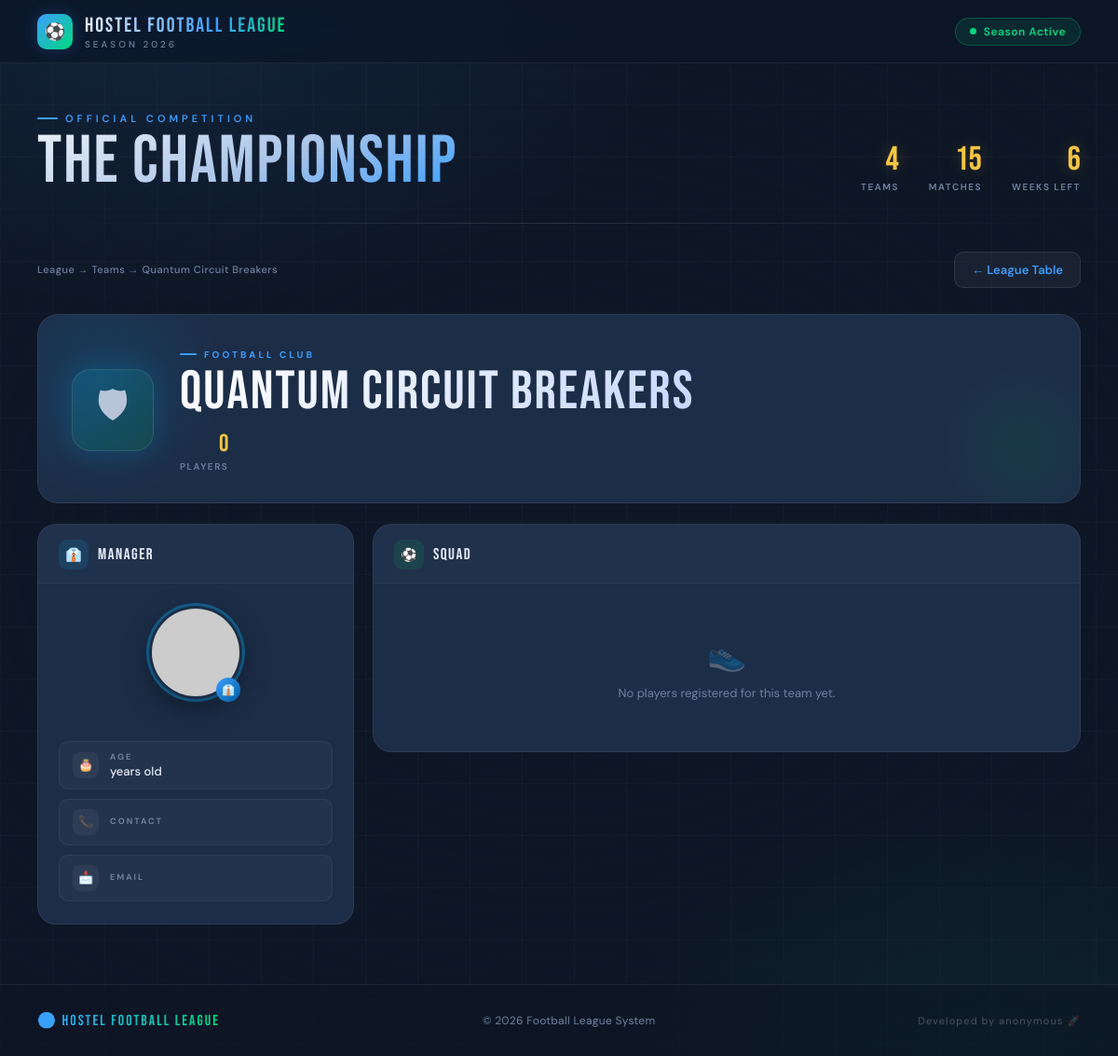
The page /team/12/ on the database as committed earlier.
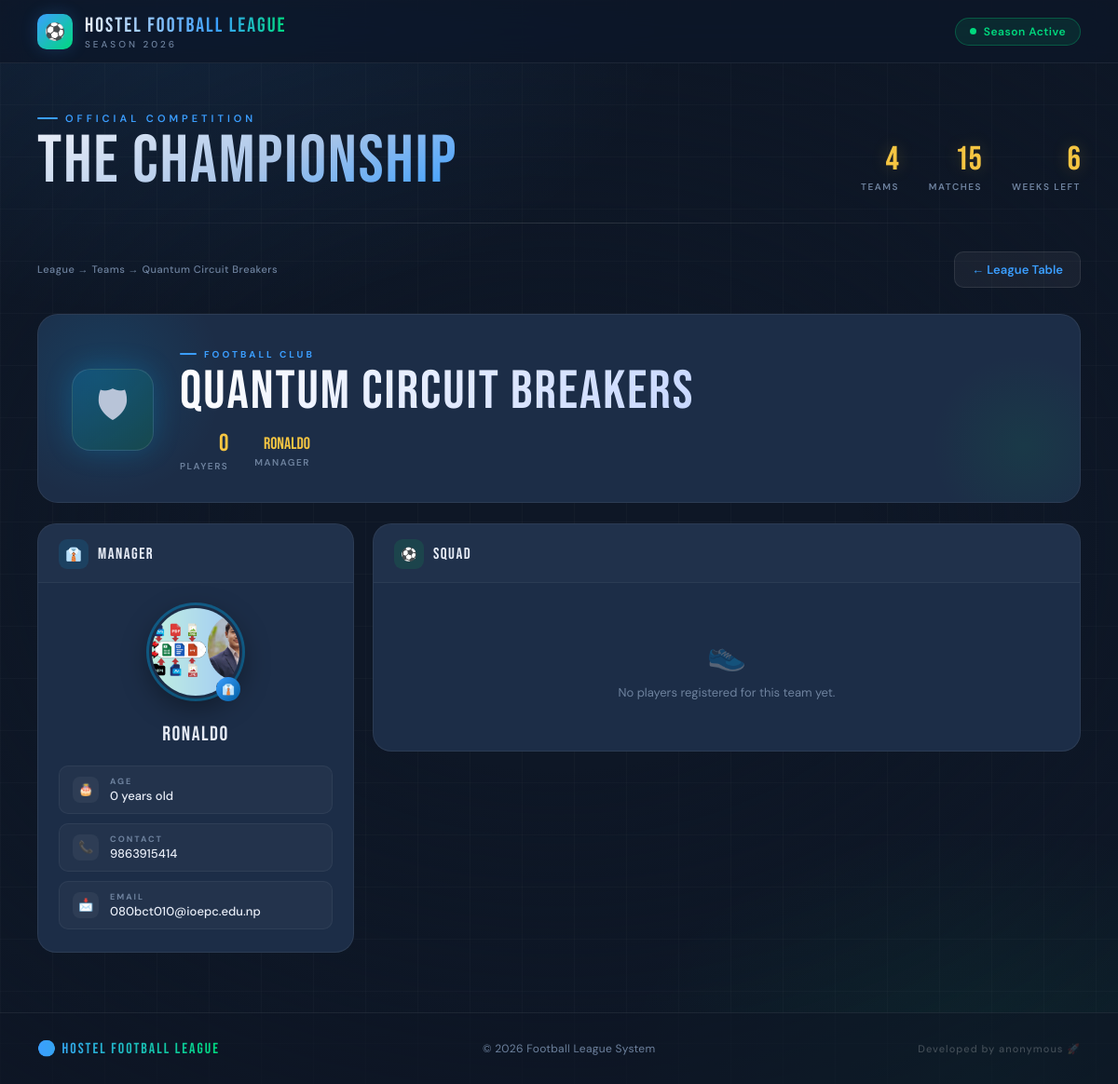
The same page on the database as committed later.
### league/models.py (models this page shows, shortened)
class Team(models.Model):
    name = models.CharField(max_length=50)
    played = models.IntegerField(default=0)
    win = models.IntegerField(default=0)
    draw = models.IntegerField(default=0)
    lose = models.IntegerField(default=0)
    goal_difference = models.IntegerField(default=0)

class Manager(models.Model):
    name = models.CharField(max_length=100)
    age = models.IntegerField(default=0)   # 👈 add default
    contact = models.CharField(max_length=15, blank=True)
    email = models.EmailField(unique=True, null=True, blank=True) # 👈 allow empty
    image = models.ImageField(upload_to='managers/', blank=True, null=True)
    team = models.ForeignKey(Team, on_delete=models.CASCADE, null=True, blank=True)

### league/views.py (the view)
# urls.py: path('team/<int:pk>/', views.team_detail, name='detail'),
def team_detail(request, pk):
    team = get_object_or_404(Team, id=pk)
    manager = Manager.objects.filter(team=team).first()
    players = Player.objects.filter(team=team)
    return render(request, "detail.html", {
        "team": team,
        "manager": manager,
        "players": players
    })

### league/templates/detail.html (shortened to what this page needs)
{% extends 'base.html' %}
{% block content %}
<div class="page-header">
    <div style="font-size:11px; color: var(--text-muted); font-weight:500; letter-spacing:0.5px;">
        League → Teams → {{ team.name }}
    </div>
    <a href="{% url 'league' %}" class="back-btn">← League Table</a>
</div>
<div class="team-hero">
    <div class="team-crest-large">🛡</div>
    <div class="team-hero-info">
        <div class="team-eyebrow">Football Club</div>
        <div class="team-title">{{ team.name }}</div>
        <div class="team-hero-stats">
            <div class="hero-stat">
                <div class="hero-stat-val">{{ players|length }}</div>
                <div class="hero-stat-label">Players</div>
            </div>
            {% if manager %}
            <div class="hero-stat">
                <div class="hero-stat-val" style="font-size:18px; padding-top:4px;">{{ manager.name }}</div>
                <div class="hero-stat-label">Manager</div>
            </div>
            {% endif %}
        </div>
    </div>
</div>
<div class="detail-grid">
    <div class="manager-card">
        <div class="manager-card-header">
            <div class="section-icon">👔</div>
            <div class="section-title">Manager</div>
        </div>
        <div class="manager-card-body">
            <div class="manager-avatar-wrap">
                {% if manager.image %}
                    <img src="{{ manager.image.url }}" class="manager-img" alt="{{ manager.name }}">
                {% else %}
                    <img src="https://ui-avatars.com/api/?name={{ manager.name }}&background=0a1628&color=00b4ff&size=100&bold=true&rounded=true" class="manager-img" alt="{{ manager.name }}">
                {% endif %}
                <div class="manager-badge">👔</div>
            </div>
            <div class="manager-name">{{ manager.name }}</div>
            <div class="manager-details">
                <div class="detail-row">
                    <div class="detail-row-icon">🎂</div>
                    <div class="detail-row-content">
                        <div class="detail-row-label">Age</div>
                        <div class="detail-row-value">{{ manager.age }} years old</div>
                    </div>
                </div>
                <div class="detail-row">
                    <div class="detail-row-icon">📞</div>
                    <div class="detail-row-content">
                        <div class="detail-row-label">Contact</div>
                        <div class="detail-row-value">{{ manager.contact }}</div>
                    </div>
                </div>
                <div class="detail-row">
                    <div class="detail-row-icon">📩</div>
                    <div class="detail-row-content">
                        <div class="detail-row-label">Email</div>
                        <div class="detail-row-value">{{ manager.email }}</div>
                    </div>
                </div>
            </div>
        </div>
    </div>
    <div class="players-card">
        <div class="players-card-header">
            <div class="players-card-header-left">
                <div class="section-icon" style="background: rgba(0,200,83,0.12);">⚽</div>
                <div class="section-title">Squad</div>
            </div>
        </div>
        <div class="players-list">
            {% for p in players %}
            <div class="player-item">
                <div class="player-number">{{ forloop.counter }}</div>
                <div class="player-avatar">👤</div>
                <div class="player-info">
                    <div class="player-name">{{ p.name }}</div>
                    <div class="player-position">{{ p.position }}</div>
                </div>
                <span class="position-pill
                    {% with pos=p.position|lower %}
                        {% if 'keeper' in pos or 'gk' in pos or 'goal' in pos %}pos-gk
                        {% elif 'def' in pos or 'back' in pos or 'cb' in pos or 'lb' in pos or 'rb' in pos %}pos-def
                        {% elif 'mid' in pos or 'cm' in pos or 'dm' in pos or 'am' in pos %}pos-mid
                        {% elif 'fwd' in pos or 'forward' in pos or 'striker' in pos or 'st' in pos or 'winger' in pos %}pos-fwd
                        {% else %}pos-mid{% endif %}
                    {% endwith %}
                ">{{ p.position }}</span>
            </div>
            {% empty %}
            <div class="empty-state">
                <span class="empty-icon">👟</span>
                No players registered for this team yet.
            </div>
            {% endfor %}
        </div>
    </div>
</div>
{% endblock %}

### league/templates/base.html (shortened to what this page needs)
<!DOCTYPE html>
<html lang="en">
<head>
</head>
<body>
<nav class="navbar">
    <div class="nav-brand">
        <div class="nav-badge">⚽</div>
        <div>
            <div class="nav-title">Hostel Football League</div>
            <div class="nav-subtitle">Season 2026</div>
        </div>
    </div>
    <div class="nav-status">
        <div class="live-dot"></div>
        Season Active
    </div>
</nav>
<div class="hero-stripe">
    <div>
        <div class="hero-label">Official Competition</div>
        <div class="hero-title">The Championship</div>
    </div>
    <div class="hero-stats">
        <div class="hero-stat">
            <div class="hero-stat-number">4</div>
            <div class="hero-stat-label">Teams</div>
        </div>
        <div class="hero-stat">
            <div class="hero-stat-number">15</div>
            <div class="hero-stat-label">Matches</div>
        </div>
        <div class="hero-stat">
            <div class="hero-stat-number">6</div>
            <div class="hero-stat-label">Weeks Left</div>
        </div>
    </div>
</div>
<div class="divider">
    <div class="divider-line"></div>
</div>
<div class="container">
    {% block content %}
    {% endblock %}
</div>
<footer class="footer">
    <div class="footer-brand">⚽ Hostel Football League</div>
    <div class="footer-copy">© 2026 Football League System</div>
    <div class="footer-tag">Developed by anonymous 🚀</div>
</footer>
</body>
</html>

Rows that differ between the two databases and show on the page:
added Manager: name "Ronaldo", image (picture), age "0", contact "9863915414", email "080bct010@ioepc.edu.np"
Other text that changed with them:
text now shown: "MANAGER"
